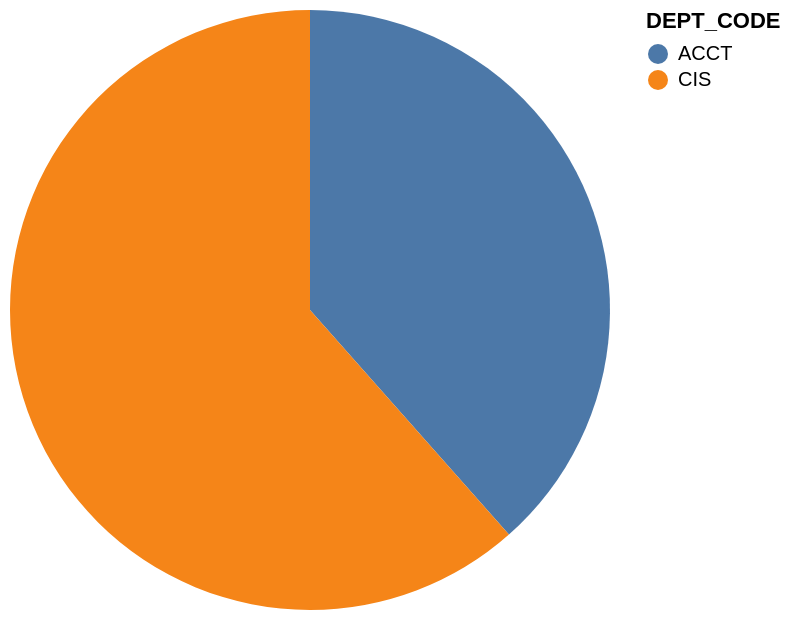

Source (Vega-Lite JSON):
### Vega-Lite specification from a JSON file in a GitHub repository (floating-point values rounded to 4 significant figures)
{"data": {"values": [{"x_data": "ACCT", "y_data": 5}, {"x_data": "CIS", "y_data": 8}]}, "mark": "arc", "encoding": {"theta": {"field": "y_data", "type": "quantitative", "title": "count(*)"}, "color": {"field": "x_data", "type": "nominal", "title": "DEPT_CODE"}}}
